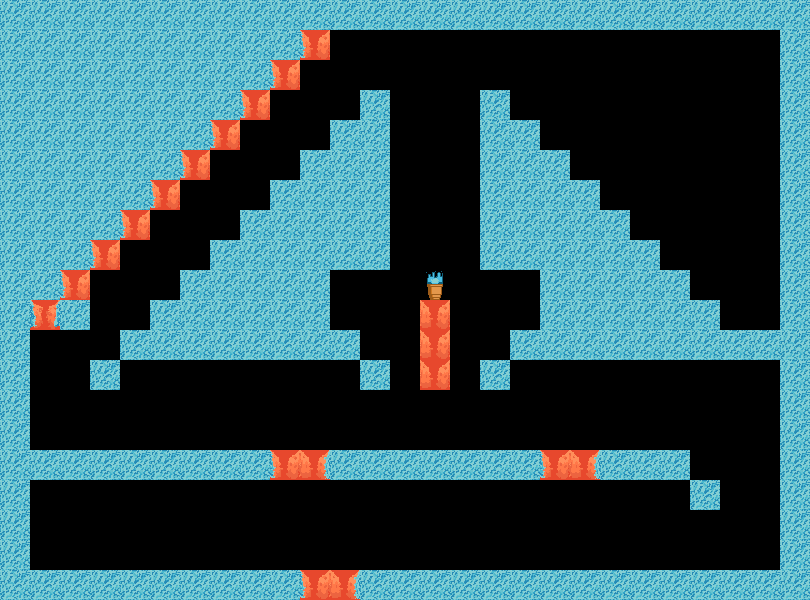

This is a level from a 2D game, rendered from its Tiled map with the project's own tilesets. A one-line summary and the complete map file follow:
An orthogonal 27x20 tile map with 30x30 px tiles, 2 tile layers (InvisibleLayer, VisibleLayer), 4 tilesets and 9 objects.

<map version="1.4" tiledversion="1.4.2" orientation="orthogonal" renderorder="right-down" width="27" height="20" tilewidth="30" tileheight="30" infinite="0" nextlayerid="7" nextobjectid="22">
 <editorsettings>
  <export target="../level_4.lua" format="lua" />
 </editorsettings>
 <tileset firstgid="1" name="map" tilewidth="30" tileheight="30" tilecount="5" columns="5">
  <image source="../Sprite/map/groundTiled.png" width="150" height="30" />
 </tileset>
 <tileset firstgid="6" name="Torch" tilewidth="30" tileheight="30" tilecount="4" columns="4">
  <image source="../Sprite/object/Torch.png" width="120" height="30" />
  <tile id="0">
   <animation>
    <frame tileid="0" duration="250" />
    <frame tileid="1" duration="250" />
    <frame tileid="2" duration="250" />
    <frame tileid="3" duration="250" />
   </animation>
  </tile>
 </tileset>
 <tileset firstgid="10" name="Enemy" tilewidth="30" tileheight="30" tilecount="5" columns="5">
  <image source="../Sprite/ennemies/Enemy.png" width="150" height="30" />
  <tile id="0">
   <animation>
    <frame tileid="0" duration="250" />
    <frame tileid="1" duration="250" />
    <frame tileid="2" duration="250" />
    <frame tileid="3" duration="250" />
    <frame tileid="4" duration="250" />
   </animation>
  </tile>
 </tileset>
 <tileset firstgid="15" name="arrow" tilewidth="30" tileheight="30" tilecount="2" columns="0">
  <grid orientation="orthogonal" width="1" height="1" />
  <tile id="0">
   <image width="30" height="30" source="../Sprite/object/tile-arrow-left.png" />
  </tile>
  <tile id="1">
   <image width="30" height="30" source="../Sprite/object/tile-arrow-right.png" />
  </tile>
 </tileset>
 <layer id="1" name="InvisibleLayer" width="27" height="20">
  <data encoding="csv">
1,1,1,1,1,1,1,1,1,1,1,1,1,1,1,1,1,1,1,1,1,1,1,1,1,1,1,
1,1,1,1,1,1,1,1,1,1,3,0,0,0,0,0,0,0,0,0,0,0,0,0,0,0,1,
1,1,1,1,1,1,1,1,1,3,0,0,0,0,0,0,0,0,0,0,0,0,0,0,0,0,1,
1,1,1,1,1,1,1,1,3,0,0,0,1,0,0,0,1,0,0,0,0,0,0,0,0,0,1,
1,1,1,1,1,1,1,3,0,0,0,1,1,0,0,0,1,1,0,0,0,0,0,0,0,0,1,
1,1,1,1,1,1,3,0,0,0,1,1,1,0,0,0,1,1,1,0,0,0,0,0,0,0,1,
1,1,1,1,1,3,0,0,0,1,1,1,1,0,0,0,1,1,1,1,0,0,0,0,0,0,1,
1,1,1,1,3,0,0,0,1,1,1,1,1,0,0,0,1,1,1,1,1,0,0,0,0,0,1,
1,1,1,3,0,0,0,0,1,1,0,0,0,0,0,0,0,0,0,1,1,1,0,0,0,0,1,
1,1,3,0,0,0,0,1,1,1,0,0,0,0,0,0,0,0,0,1,1,1,1,0,0,0,1,
1,2,1,0,0,0,1,1,1,1,0,0,0,0,0,0,0,0,0,1,1,1,1,1,0,0,1,
1,0,0,0,1,1,1,1,1,1,0,0,0,0,5,0,0,0,0,1,1,1,1,1,1,1,1,
1,0,0,1,0,0,0,0,0,0,0,0,0,0,5,0,0,0,0,0,0,0,0,0,0,0,1,
1,0,0,0,0,0,0,0,0,0,0,0,0,0,0,0,0,0,0,0,0,0,0,0,0,0,1,
1,0,0,0,0,0,0,0,0,0,0,0,0,0,0,0,0,0,0,0,0,0,0,0,0,0,1,
1,1,1,1,1,1,1,1,1,3,0,1,1,1,1,1,1,1,0,0,1,1,1,0,0,0,1,
1,0,0,0,0,0,0,0,0,0,0,0,0,0,0,0,0,0,0,0,0,0,0,1,0,0,1,
1,0,0,0,0,0,0,0,0,0,0,0,0,0,0,0,0,0,0,0,0,0,0,0,0,0,1,
1,0,0,0,0,0,0,0,0,0,0,0,0,0,0,0,0,0,0,0,0,0,0,0,0,0,1,
1,1,1,1,1,1,1,1,1,1,0,0,1,1,1,1,1,1,1,1,1,1,1,1,1,1,1
</data>
 </layer>
 <layer id="2" name="VisibleLayer" width="27" height="20">
  <data encoding="csv">
0,0,0,0,0,0,0,0,0,0,0,0,0,0,0,0,0,0,0,0,0,0,0,0,0,0,0,
0,0,0,0,0,0,0,0,0,0,0,0,0,0,0,0,0,0,0,0,0,0,0,0,0,0,0,
0,0,0,0,0,0,0,0,0,0,0,0,0,0,0,0,0,0,0,0,0,0,0,0,0,0,0,
0,0,0,0,0,0,0,0,0,0,0,0,0,0,0,0,0,0,0,0,0,0,0,0,0,0,0,
0,0,0,0,0,0,0,0,0,0,0,0,0,0,0,0,0,0,0,0,0,0,0,0,0,0,0,
0,0,0,0,0,0,0,0,0,0,0,0,0,0,0,0,0,0,0,0,0,0,0,0,0,0,0,
0,0,0,0,0,0,0,0,0,0,0,0,0,0,0,0,0,0,0,0,0,0,0,0,0,0,0,
0,0,0,0,0,0,0,0,0,0,0,0,0,0,0,0,0,0,0,0,0,0,0,0,0,0,0,
0,0,0,0,0,0,0,1,0,0,1,1,1,0,0,0,1,1,1,0,0,0,0,0,0,0,0,
0,0,0,0,0,0,1,0,0,0,1,0,0,0,6,0,0,0,1,0,0,0,0,0,0,0,0,
0,0,0,0,0,1,0,0,0,0,1,0,0,0,5,0,0,0,1,0,0,0,0,0,0,0,0,
0,0,0,0,0,0,0,0,0,0,1,1,0,0,0,0,0,1,1,0,0,0,0,0,0,0,0,
0,0,0,0,0,0,0,0,0,0,0,0,1,0,0,0,1,0,0,0,0,0,0,0,0,0,0,
0,0,0,0,0,0,0,0,0,0,0,0,0,0,0,0,0,0,0,0,0,0,0,0,0,0,0,
0,0,0,0,0,0,0,0,0,0,0,0,0,0,0,0,0,0,0,0,0,0,0,0,0,0,0,
0,0,0,0,0,0,0,0,0,0,4,0,0,0,0,0,0,0,3,4,0,0,0,0,0,0,0,
0,0,0,0,0,0,0,0,0,0,0,0,0,0,0,0,0,0,0,0,0,0,0,0,0,0,0,
0,0,0,0,0,0,0,0,0,0,0,0,0,0,0,0,0,0,0,0,0,0,0,0,0,0,0,
0,0,0,0,0,0,0,0,0,0,0,0,0,0,0,0,0,0,0,0,0,0,0,0,0,0,0,
0,0,0,0,0,0,0,0,0,0,3,4,0,0,0,0,0,0,0,0,0,0,0,0,0,0,0
</data>
 </layer>
 <objectgroup id="3" name="Triangle">
  <object id="13" gid="10" x="360" y="570" width="30" height="30">
   <properties>
    <property name="type" value="triangle" />
    <property name="vx" type="int" value="5" />
   </properties>
  </object>
  <object id="14" gid="10" x="540" y="570" width="30" height="30">
   <properties>
    <property name="type" value="triangle" />
    <property name="vx" type="int" value="5" />
   </properties>
  </object>
  <object id="15" gid="10" x="240" y="450" width="30" height="30">
   <properties>
    <property name="type" value="triangle" />
    <property name="vx" type="int" value="5" />
   </properties>
  </object>
 </objectgroup>
 <objectgroup id="4" name="TriangleInvertVx">
  <object id="16" gid="15" x="270" y="450" width="30" height="30">
   <properties>
    <property name="pointing" value="left" />
    <property name="type" value="direction" />
   </properties>
  </object>
  <object id="17" gid="16" x="90" y="450" width="30" height="30">
   <properties>
    <property name="pointing" value="right" />
    <property name="type" value="direction" />
   </properties>
  </object>
  <object id="18" gid="16" x="330" y="570" width="30" height="30">
   <properties>
    <property name="pointing" value="right" />
    <property name="type" value="direction" />
   </properties>
  </object>
  <object id="19" gid="16" x="510" y="570" width="30" height="30">
   <properties>
    <property name="pointing" value="right" />
    <property name="type" value="direction" />
   </properties>
  </object>
  <object id="20" gid="15" x="480" y="570" width="30" height="30">
   <properties>
    <property name="pointing" value="left" />
    <property name="type" value="direction" />
   </properties>
  </object>
  <object id="21" gid="15" x="660" y="570" width="30" height="30">
   <properties>
    <property name="pointing" value="left" />
    <property name="type" value="direction" />
   </properties>
  </object>
 </objectgroup>
</map>
